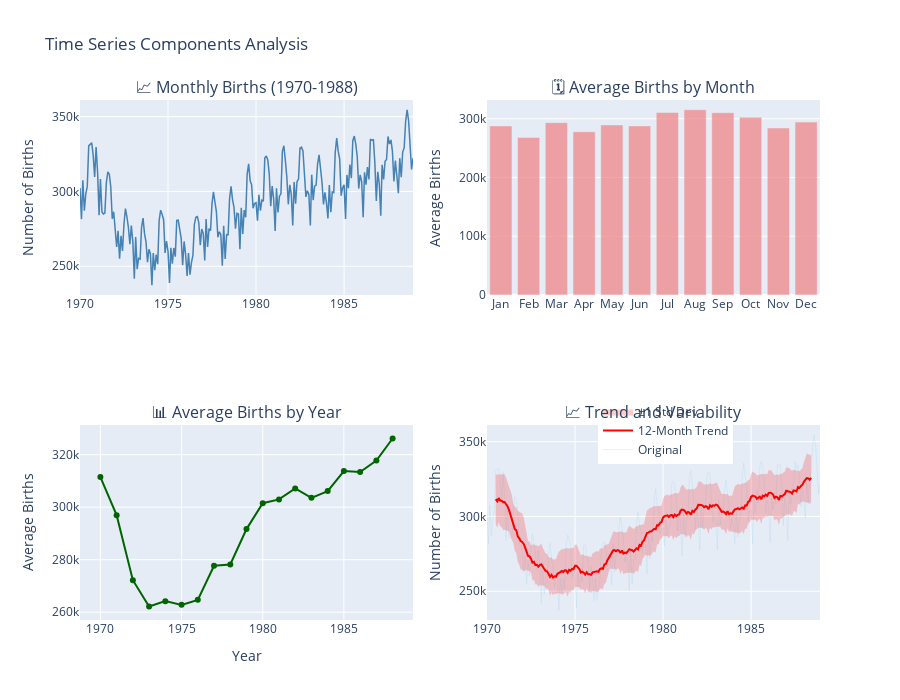

This figure's notebook cell:
### Markdown cell above
## Exploring Time Series Components in the Births Dataset

Now let's apply our understanding of time series components to the births dataset. We'll visualize the data and identify the different components that make up this time series.

### Code cell
# Create a time series visualization to identify components
# Use the existing date column from our polars DataFrame
dates = births_subset['date'].to_list()
births_values = births_subset['births'].to_numpy()

# Create a comprehensive visualization using plotly subplots
fig = make_subplots(
    rows=2, cols=2,
    subplot_titles=(
        '📈 Monthly Births (1970-1988)',
        '🗓️ Average Births by Month',
        '📊 Average Births by Year',
        '📈 Trend and Variability'
    ),
    specs=[[{}, {}], [{}, {}]]
)

# Plot 1: Original time series
fig.add_trace(
    go.Scatter(
        x=dates,
        y=births_values,
        mode='lines',
        line=dict(color='steelblue', width=1.5),
        name='Monthly Births',
        showlegend=False
    ),
    row=1, col=1
)

# Plot 2: Seasonal patterns (by month)
monthly_avg = (births_subset
    .group_by('month')
    .agg(pl.col('births').mean())
    .sort('month')
    .select('births')
    .to_numpy().flatten()
)
month_names = ['Jan', 'Feb', 'Mar', 'Apr', 'May', 'Jun', 
               'Jul', 'Aug', 'Sep', 'Oct', 'Nov', 'Dec']
fig.add_trace(
    go.Bar(
        x=month_names,
        y=monthly_avg,
        marker_color='lightcoral',
        opacity=0.7,
        name='Average Births',
        showlegend=False
    ),
    row=1, col=2
)

# Plot 3: Year-over-year trends
yearly_data = (births_subset
    .group_by('year')
    .agg(pl.col('births').mean())
    .sort('year')
)
yearly_years = yearly_data.select('year').to_numpy().flatten()
yearly_avg = yearly_data.select('births').to_numpy().flatten()

fig.add_trace(
    go.Scatter(
        x=yearly_years,
        y=yearly_avg,
        mode='lines+markers',
        line=dict(color='darkgreen', width=2),
        marker=dict(size=6),
        name='Yearly Average',
        showlegend=False
    ),
    row=2, col=1
)

# Plot 4: Rolling statistics to show trend and variability
# Calculate rolling statistics using numpy
def rolling_window(data, window):
    """Calculate rolling statistics using numpy"""
    shape = data.shape[:-1] + (data.shape[-1] - window + 1, window)
    strides = data.strides + (data.strides[-1],)
    rolled = np.lib.stride_tricks.as_strided(data, shape=shape, strides=strides)
    return rolled

window = 12
# Pad with NaN for centering
pad_size = window // 2
rolling_mean = np.full(len(births_values), np.nan)
rolling_std = np.full(len(births_values), np.nan)

# Calculate rolling statistics for the middle portion
for i in range(pad_size, len(births_values) - pad_size):
    start_idx = i - pad_size
    end_idx = i + pad_size + 1
    window_data = births_values[start_idx:end_idx]
    rolling_mean[i] = np.mean(window_data)
    rolling_std[i] = np.std(window_data)

# Original data (light)
fig.add_trace(
    go.Scatter(
        x=dates,
        y=births_values,
        mode='lines',
        line=dict(color='lightblue', width=1),
        opacity=0.3,
        name='Original',
        legendgroup='trend'
    ),
    row=2, col=2
)

# Rolling mean
fig.add_trace(
    go.Scatter(
        x=dates,
        y=rolling_mean,
        mode='lines',
        line=dict(color='red', width=2),
        name='12-Month Trend',
        legendgroup='trend'
    ),
    row=2, col=2
)

# Standard deviation band
fig.add_trace(
    go.Scatter(
        x=dates,
        y=rolling_mean + rolling_std,
        mode='lines',
        line=dict(width=0),
        showlegend=False,
        hoverinfo='skip'
    ),
    row=2, col=2
)

fig.add_trace(
    go.Scatter(
        x=dates,
        y=rolling_mean - rolling_std,
        mode='lines',
        line=dict(width=0),
        fill='tonexty',
        fillcolor='rgba(255,0,0,0.2)',
        name='±1 Std Dev',
        legendgroup='trend'
    ),
    row=2, col=2
)

# Update layout
fig.update_layout(
    height=700,
    title_text='Time Series Components Analysis',
    showlegend=True,
    legend=dict(x=0.7, y=0.3)
)

# Update y-axis labels
fig.update_yaxes(title_text='Number of Births', row=1, col=1)
fig.update_yaxes(title_text='Average Births', row=1, col=2)
fig.update_yaxes(title_text='Average Births', row=2, col=1)
fig.update_yaxes(title_text='Number of Births', row=2, col=2)

# Update x-axis labels
fig.update_xaxes(title_text='Year', row=2, col=1)

fig.show()

### Figure 1 — Plotly figure (JSON) as saved in the notebook; plotly's stock layout.template omitted (floating-point values rounded to 4 significant figures; data arrays with more than 128 entries replaced by an {"elided": "..."} marker saying what was removed)
{"data": [{"line": {"color": "steelblue", "width": 1.5}, "mode": "lines", "name": "Monthly Births", "showlegend": false, "type": "scatter", "x": {"elided": "228 str values"}, "xaxis": "x", "y": {"elided": "228 int values"}, "yaxis": "y"}, {"marker": {"color": "lightcoral"}, "name": "Average Births", "opacity": 0.7, "showlegend": false, "type": "bar", "x": ["Jan", "Feb", "Mar", "Apr", "May", "Jun", "Jul", "Aug", "Sep", "Oct", "Nov", "Dec"], "xaxis": "x2", "y": [287700.0, 268000.0, 293300.0, 277800.0, 289300.0, 287800.0, 310700.0, 315200.0, 310200.0, 302300.0, 284200.0, 294200.0], "yaxis": "y2"}, {"line": {"color": "darkgreen", "width": 2}, "marker": {"size": 6}, "mode": "lines+markers", "name": "Yearly Average", "showlegend": false, "type": "scatter", "x": [1970, 1971, 1972, 1973, 1974, 1975, 1976, 1977, 1978, 1979, 1980, 1981, 1982, 1983, 1984, 1985, 1986, 1987, 1988], "xaxis": "x3", "y": [311500.0, 297000.0, 272200.0, 262200.0, 264200.0, 262800.0, 264700.0, 277700.0, 278200.0, 291600.0, 301500.0, 303000.0, 307100.0, 303600.0, 306100.0, 313800.0, 313400.0, 317800.0, 326100.0], "yaxis": "y3"}, {"legendgroup": "trend", "line": {"color": "lightblue", "width": 1}, "mode": "lines", "name": "Original", "opacity": 0.3, "type": "scatter", "x": {"elided": "228 str values"}, "xaxis": "x4", "y": {"elided": "228 int values"}, "yaxis": "y4"}, {"legendgroup": "trend", "line": {"color": "red", "width": 2}, "mode": "lines", "name": "12-Month Trend", "type": "scatter", "x": {"elided": "228 str values"}, "xaxis": "x4", "y": {"elided": "228 float values"}, "yaxis": "y4"}, {"hoverinfo": "skip", "line": {"width": 0}, "mode": "lines", "showlegend": false, "type": "scatter", "x": {"elided": "228 str values"}, "xaxis": "x4", "y": {"elided": "228 float values"}, "yaxis": "y4"}, {"fill": "tonexty", "fillcolor": "rgba(255,0,0,0.2)", "legendgroup": "trend", "line": {"width": 0}, "mode": "lines", "name": "±1 Std Dev", "type": "scatter", "x": {"elided": "228 str values"}, "xaxis": "x4", "y": {"elided": "228 float values"}, "yaxis": "y4"}], "layout": {"annotations": [{"font": {"size": 16}, "showarrow": false, "text": "📈 Monthly Births (1970-1988)", "x": 0.225, "xanchor": "center", "xref": "paper", "y": 1, "yanchor": "bottom", "yref": "paper"}, {"font": {"size": 16}, "showarrow": false, "text": "🗓️ Average Births by Month", "x": 0.775, "xanchor": "center", "xref": "paper", "y": 1, "yanchor": "bottom", "yref": "paper"}, {"font": {"size": 16}, "showarrow": false, "text": "📊 Average Births by Year", "x": 0.225, "xanchor": "center", "xref": "paper", "y": 0.375, "yanchor": "bottom", "yref": "paper"}, {"font": {"size": 16}, "showarrow": false, "text": "📈 Trend and Variability", "x": 0.775, "xanchor": "center", "xref": "paper", "y": 0.375, "yanchor": "bottom", "yref": "paper"}], "height": 700, "legend": {"x": 0.7, "y": 0.3}, "showlegend": true, "title": {"text": "Time Series Components Analysis"}, "xaxis": {"anchor": "y", "domain": [0, 0.45]}, "xaxis2": {"anchor": "y2", "domain": [0.55, 1]}, "xaxis3": {"anchor": "y3", "domain": [0, 0.45], "title": {"text": "Year"}}, "xaxis4": {"anchor": "y4", "domain": [0.55, 1]}, "yaxis": {"anchor": "x", "domain": [0.625, 1], "title": {"text": "Number of Births"}}, "yaxis2": {"anchor": "x2", "domain": [0.625, 1], "title": {"text": "Average Births"}}, "yaxis3": {"anchor": "x3", "domain": [0, 0.375], "title": {"text": "Average Births"}}, "yaxis4": {"anchor": "x4", "domain": [0, 0.375], "title": {"text": "Number of Births"}}}}
